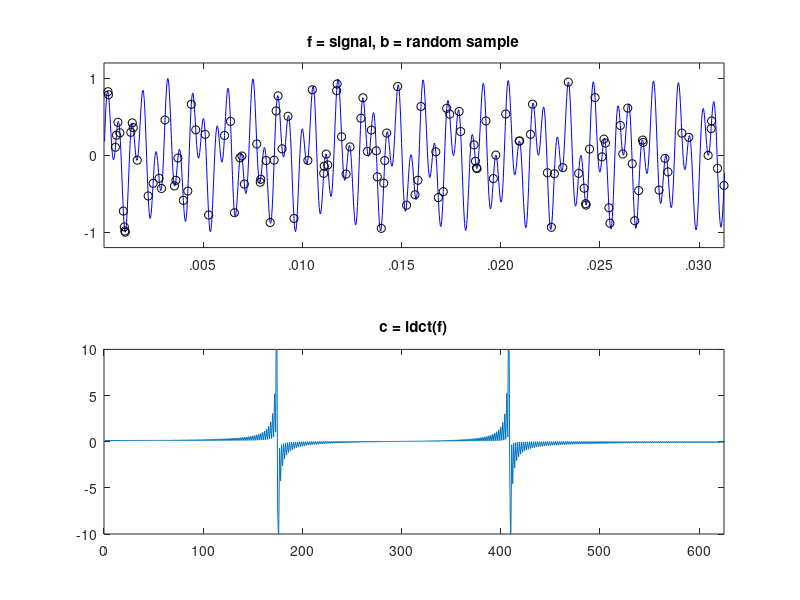

This figure's MATLAB source: (Note: this script raises an error after producing the figure.)
% Generate the figures for Cleve's Corner.
% "Magic" Reconstruction: Compressed Sensing.
% MathWorks News and Notes, Fall, 2010.
% Use "L1 magic" by Justin Romberg.
% http://www.acm.caltech.edu/l1magic 

% f = signal = tone from "1" key on touch tone phone.
% b = random subsample.

Fs = 40000;
t = (1:Fs/8)'/Fs;
f = (sin(2*pi*697*t) + sin(2*pi*1633*t))/2;
n = length(f);
m = ceil(n/10);
k = randperm(n)';
k = sort(k(1:m));
b = f(k);

% Plot f and b.
% Plot idct(f) = inverse discrete cosine transform.

axf = [0 max(t)/4 -1.2 1.2];
axd = [0 n/8 -10 10];
figure(1);
subplot(2,1,1)
plot(t,f,'b-',t(k),b,'ko')
axis(axf);
set(gca,'xtick',.005:.005:.030,'ytick',-1:1, ...
   'xticklabel',{'.005','.010','.015','.020','.025','.030'})
title('f = signal, b = random sample')
subplot(2,1,2)
plot(idct(f))
axis(axd);
set(gca,'xtick',0:100:600)
title('c = idct(f)')
drawnow

% A = rows of DCT matrix with indices of random sample.

A = zeros(m,n);
for i = 1:m
   ek = zeros(1,n);
   ek(k(i)) = 1;
   A(i,:) = idct(ek);
end

% y = l_2 solution to A*y = b.

y = pinv(A)*b;

% x = l_1 solution to A*x = b.
% Use "L1 magic".

x = l1eq_pd(y,A,A',b,5e-3,32);

% Plot x and dct(x).
% Good comparison with f.

figure(2)
subplot(2,1,1)
plot(x)
axis(axd);
set(gca,'xtick',0:100:600)
title('x = {\it l}_1 solution, A*x = b ')
subplot(2,1,2)
plot(t,dct(x))
axis(axf);
set(gca,'xtick',.005:.005:.030,'ytick',-1:1, ...
   'xticklabel',{'.005','.010','.015','.020','.025','.030'})
title('dct(x)')

% Plot y and dct(y).
% Lousy comparison with f.



